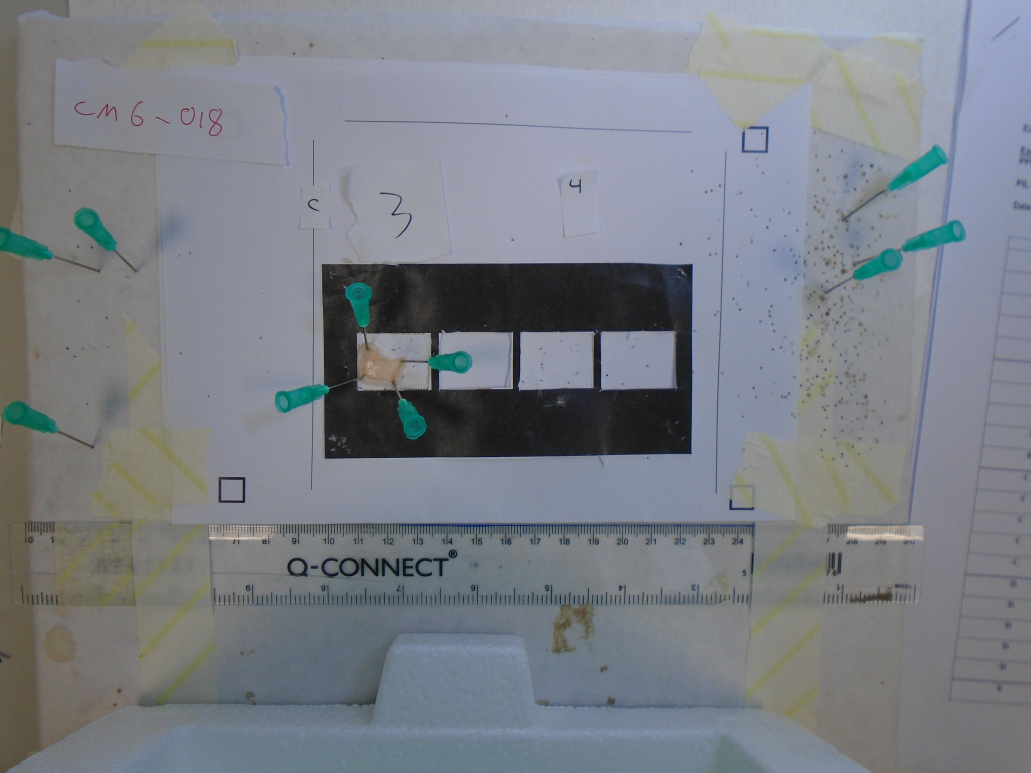
#> input picture data/raw/images/0002.jpg, 5152 x 3864 px (shown at 1/5 size)
$ python -i predictor.py   (imports and definitions only)
#> lines starting #> are read from the running program, lines starting #| are printed output that depends on the picture; after the words box and inside, x2 and y2 are one past the last pixel; in counts of white or black regions, pixels touching at a corner belong together
import cv2
import torch
import numpy as np
from scipy import ndimage
from venomai import preprocess

def get_n_largest_objects(binary_image, n=1, start=1):

    # Connected components
    num_features, labeled_array = cv2.connectedComponents(binary_image.astype('uint8'))

    # Get component sizes
    labels, counts = np.unique(labeled_array, return_counts=True)

    # Sort by component size
    sorted_count_idx = np.argsort(-counts)
    labels = labels[sorted_count_idx]
    counts = counts[sorted_count_idx]

    objects = []
    for i in range(start,n+start):
        if i > len(labels) - 1:
            continue
        objects.append(labeled_array == labels[i])

    return np.array(objects)

def detect_windows(image, input_size=256):

    # Threshold image
    thresholded_image = (image[:,:,0] < (255 / 2)).astype('uint8')

    # Create window mask
    mask = get_n_largest_objects(thresholded_image, n=1)[0]
    mask_filled = ndimage.binary_fill_holes(mask).astype('uint8')
    mask = mask_filled - mask

    # Expand mask slighlty to catch any missing areas.
    struct = ndimage.generate_binary_structure(2,1)
    mask = ndimage.binary_dilation(mask, struct)

    # Find window masks
    window_masks = get_n_largest_objects(mask, n=4, start=1)

    # Find window centers
    centers = np.zeros((len(window_masks),2))
    for i in range(len(window_masks)):
        bbox = ndimage.find_objects(window_masks[i])[0]
        center_x = bbox[0].start + ((bbox[0].stop - bbox[0].start) / 2)
        center_y = bbox[1].start + ((bbox[1].stop - bbox[1].start) / 2)
        centers[i] = [center_x, center_y]
    centers = centers[np.argsort(centers[:,1])].astype(int)

    # Create array of windows
    windows = []
    half_input_size = int(input_size / 2)
    for i in range(4):
        window = image[centers[i,0]-half_input_size:centers[i,0]+half_input_size,
                       centers[i,1]-half_input_size:centers[i,1]+half_input_size]
        windows.append(window)

    windows = np.array(windows)
    return windows

# [47 lines left out: functions predict_windows, predict_image, compute_haemorrhagic_units, not called in this run]

>>> import cv2
>>> picture = cv2.imread('../data/raw/images/0002.jpg')
#> picture is the input picture: shape (3864, 5152, 3); mean B, G, R 134.8, 127.5, 122.8
>>> result = detect_windows(picture)
#> in detect_windows, `thresholded_image = (image[:,:,0] < (255 / 2)).astype('uint8')`:
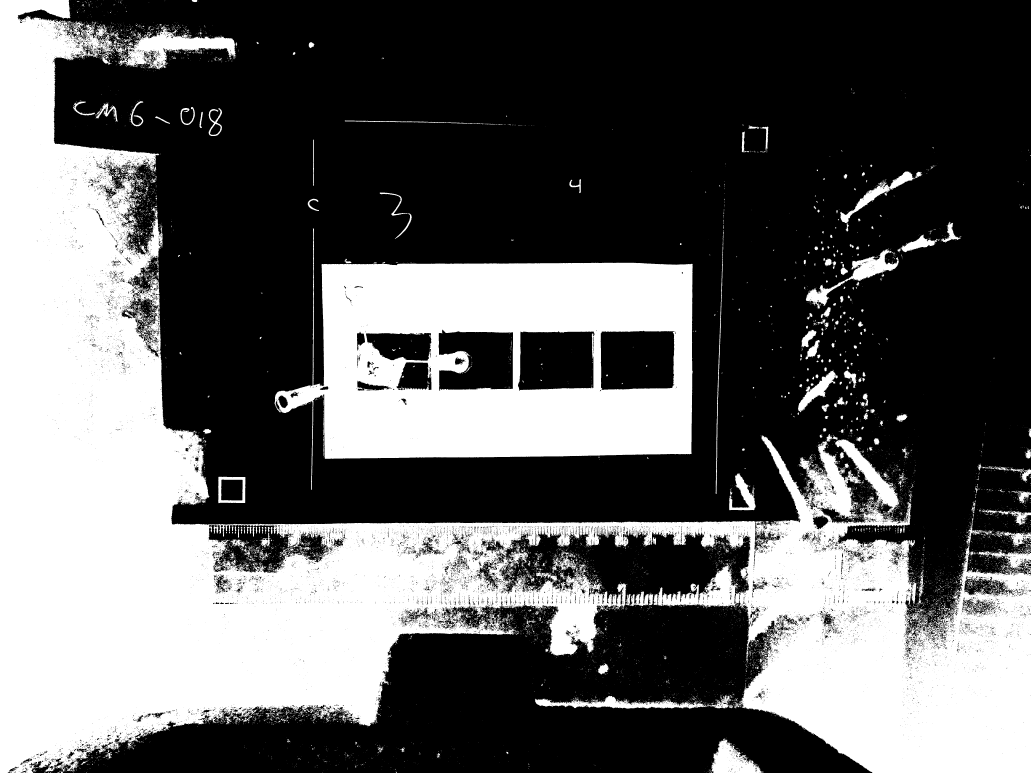
#> thresholded_image: shape (3864, 5152) (shown at 1/5 size); values 0 (black) and 1 (white), 37.1% white; 11700 white regions (10366 under 20 px), largest, box (x1, y1, x2, y2) and area: (0, 0, 5152, 3864) 5553341, (1373, 1142, 3464, 2449) 1436239, (592, 130, 1182, 347) 46759
#> in get_n_largest_objects, `num_features, labeled_array = cv2.connectedComponents(binary_image.ast..`:
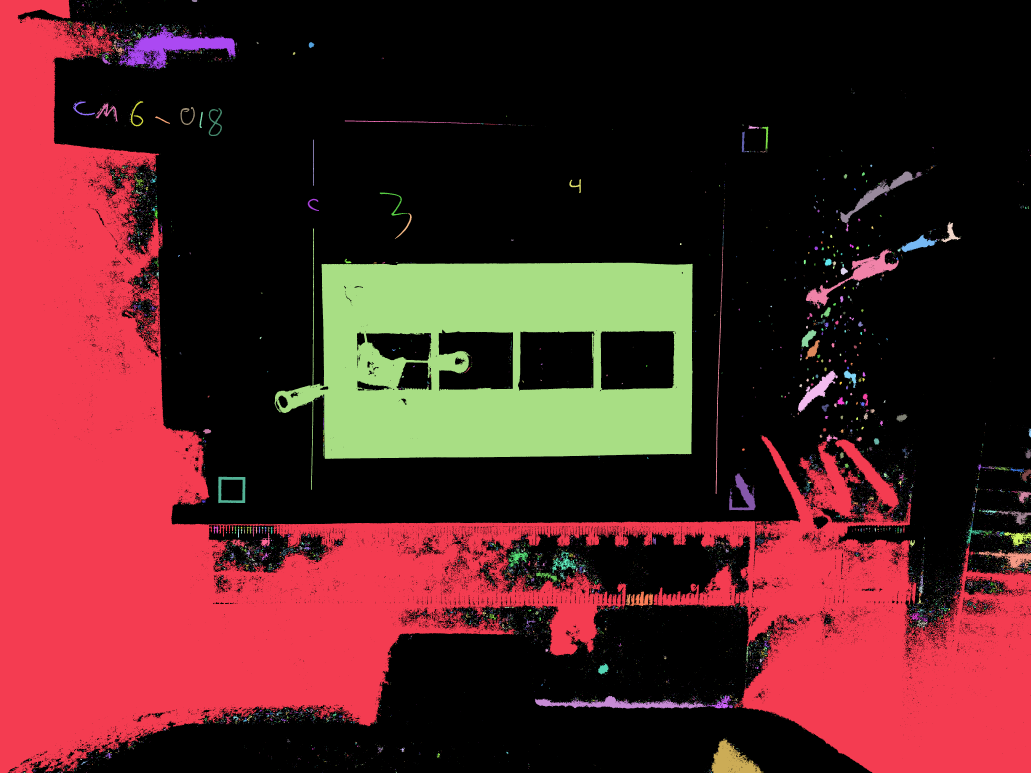
#> labeled_array: shape (3864, 5152) int32 (shown at 1/5 size); 11701 distinct labels, from 0 to 11700; one colour per label, 0 black
#> in get_n_largest_objects, `num_features, labeled_array = cv2.connectedComponents(binary_image.ast..`: num_features = 11701
#> in get_n_largest_objects, `labels, counts = np.unique(labeled_array, return_counts=True)`: labels = 11701 values from 0 to 11700; counts = 11701 values, max 12523751 at index 0, min 1 at index 2, mean 1701.3
#> in get_n_largest_objects, `sorted_count_idx = np.argsort(-counts)`: sorted_count_idx = 11701 values, max 11700 at index 7144, min 0 at index 0, mean 5850
#> in get_n_largest_objects, `labels = labels[sorted_count_idx]`: labels has the same summary as sorted_count_idx
#> in get_n_largest_objects, `counts = counts[sorted_count_idx]`: counts = 11701 values, max 12523751 at index 0, min 1 at index 9090, mean 1701.3
#> after the loop in get_n_largest_objects, `for i in range(start,n+start):`: objects = 1 item
#> in detect_windows, `mask_filled = ndimage.binary_fill_holes(mask).astype('uint8')`:
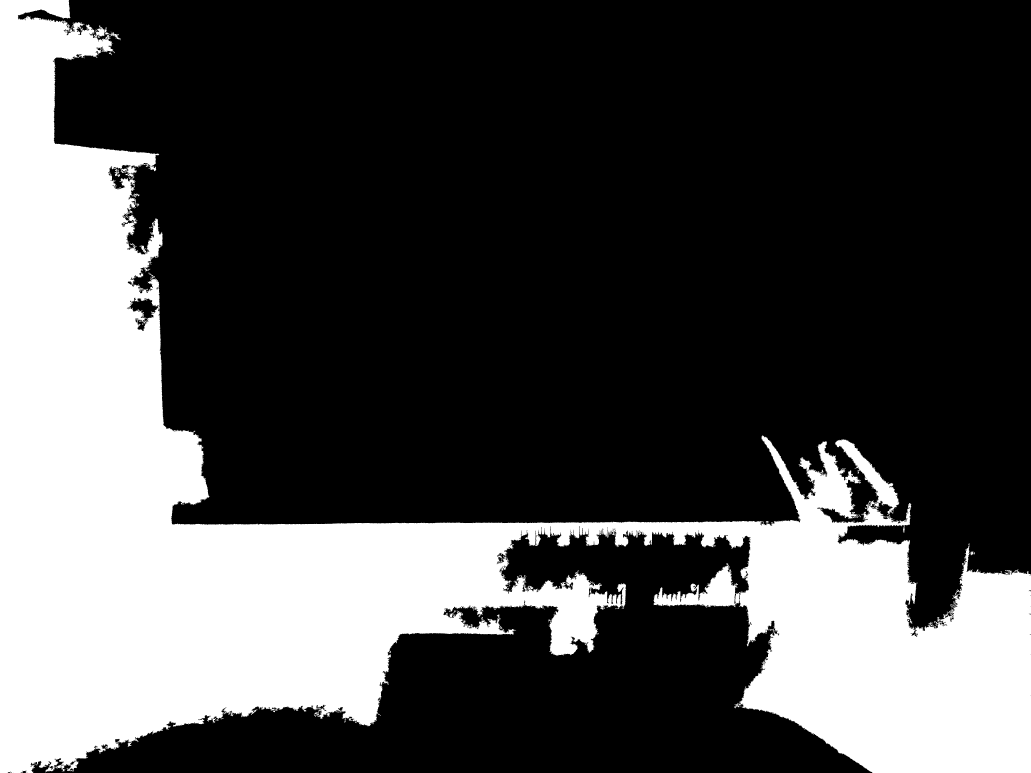
#> mask_filled: shape (3864, 5152) (shown at 1/5 size); values 0 (black) and 1 (white), 29.3% white; 1 white region, box (x1, y1, x2, y2) and area: (0, 0, 5152, 3864) 5834853
#> call 2 of get_n_largest_objects, with n = 4, start = 1
#> in get_n_largest_objects (call 2), `num_features, labeled_array = cv2.connectedComponents(binary_image.ast..`:
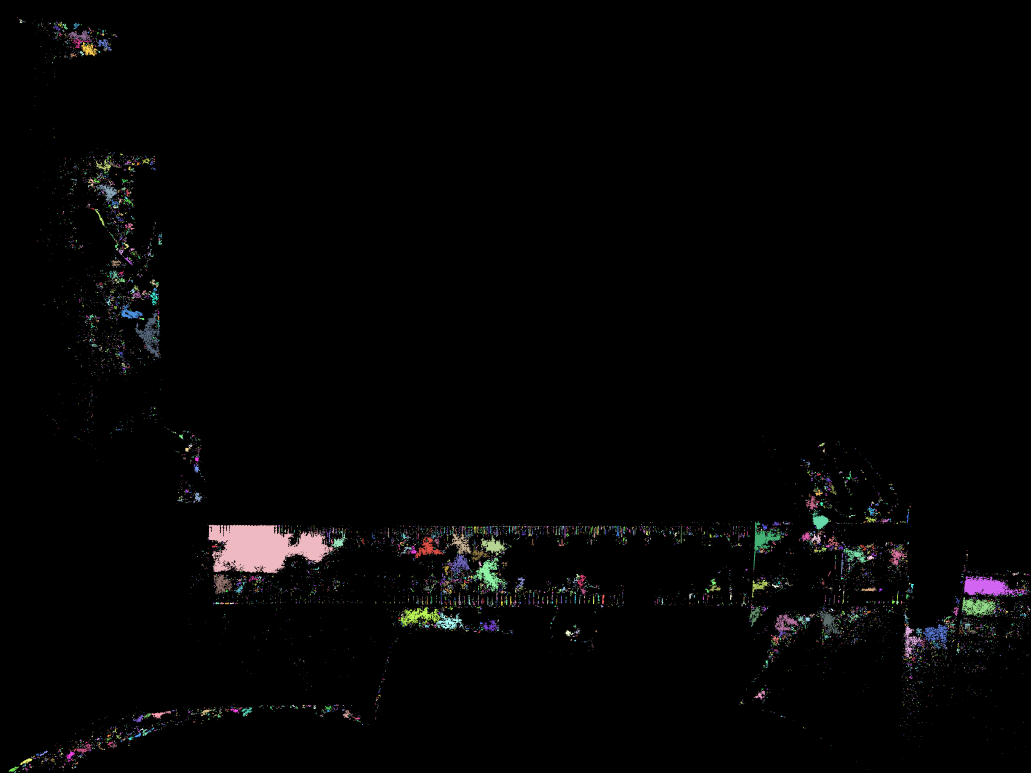
#> labeled_array: shape (3864, 5152) int32 (shown at 1/5 size); 8829 distinct labels, from 0 to 8828; one colour per label, 0 black
#> in get_n_largest_objects (call 2), `num_features, labeled_array = cv2.connectedComponents(binary_image.ast..`: num_features = 8829
#> in get_n_largest_objects (call 2), `labels, counts = np.unique(labeled_array, return_counts=True)`: labels = 8829 values from 0 to 8828; counts = 8829 values, max 19439934 at index 0, min 5 at index 2, mean 2254.8
#> in get_n_largest_objects (call 2), `sorted_count_idx = np.argsort(-counts)`: sorted_count_idx = 8829 values, max 8828 at index 4566, min 0 at index 0, mean 4414
#> in get_n_largest_objects (call 2), `labels = labels[sorted_count_idx]`: labels has the same summary as sorted_count_idx
#> in get_n_largest_objects (call 2), `counts = counts[sorted_count_idx]`: counts = 8829 values, max 19439934 at index 0, min 5 at index 6522, mean 2254.8
#> after the loop in get_n_largest_objects (call 2), `for i in range(start,n+start):`: objects = 4 items
#> in detect_windows, `centers = np.zeros((len(window_masks),2))`: centers = [[0, 0], [0, 0], [0, 0], [0, 0]]
#> the loop in detect_windows, `for i in range(len(window_masks)):` made 4 passes
#> (center_x, center_y) on passes 1 to 4: (2745, 1353.5), (2933, 4976.5), (2874, 2444.5), (1676.5, 735.5)
#> after the loop in detect_windows, `for i in range(len(window_masks)):`: centers = [[2745, 1353.5], [2933, 4976.5], [2874, 2444.5], [1676.5, 735.5]]
#> in detect_windows, `centers = centers[np.argsort(centers[:,1])].astype(int)`: centers = [[1676, 735], [2745, 1353], [2874, 2444], [2933, 4976]]
#> the loop in detect_windows, `for i in range(4):` made 4 passes
#> pass 1, in detect_windows, `window = image[centers[i,0]-half_input_size:centers[i,0]+half_input_si..`:
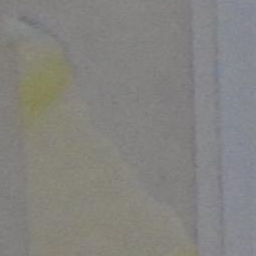
#> window: shape (256, 256, 3); mean B, G, R 127.7, 131, 131.9
#> pass 3, in detect_windows, `window = image[centers[i,0]-half_input_size:centers[i,0]+half_input_si..`:
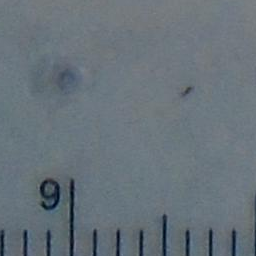
#> window: shape (256, 256, 3); mean B, G, R 122.3, 114.5, 103.8
#> after the loop in detect_windows, `for i in range(4):`: windows = 4 items

$ run again, on data/raw/images/0004.jpg
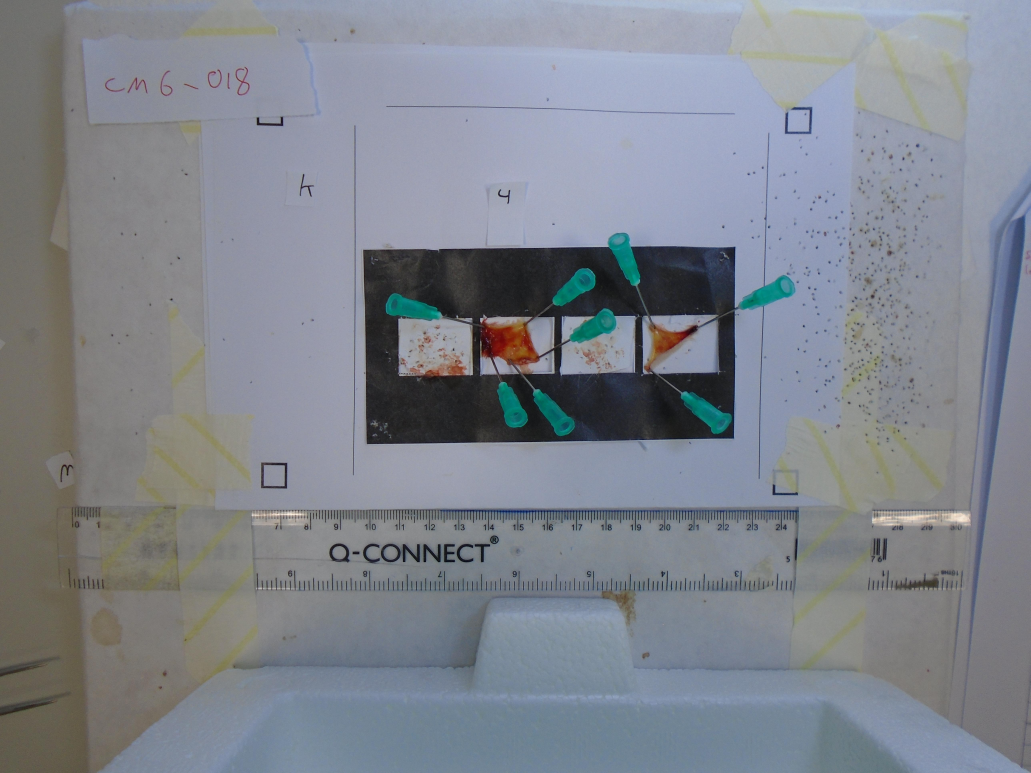
#> input picture data/raw/images/0004.jpg, 5152 x 3864 px (shown at 1/5 size)
#> picture is the input picture: shape (3864, 5152, 3); mean B, G, R 141.5, 132.7, 127.7
#> thresholded_image: shape (3864, 5152); values 0 (black) and 1 (white), 28.1% white; 12691 white regions (11155 under 20 px), largest, box (x1, y1, x2, y2) and area: (0, 0, 1711, 3864) 2823963, (1815, 1189, 3852, 2221) 1486039, (3951, 1080, 5152, 3861) 545227
#> in get_n_largest_objects, `num_features, labeled_array = cv2.connectedComponents(binary_image.ast..`:
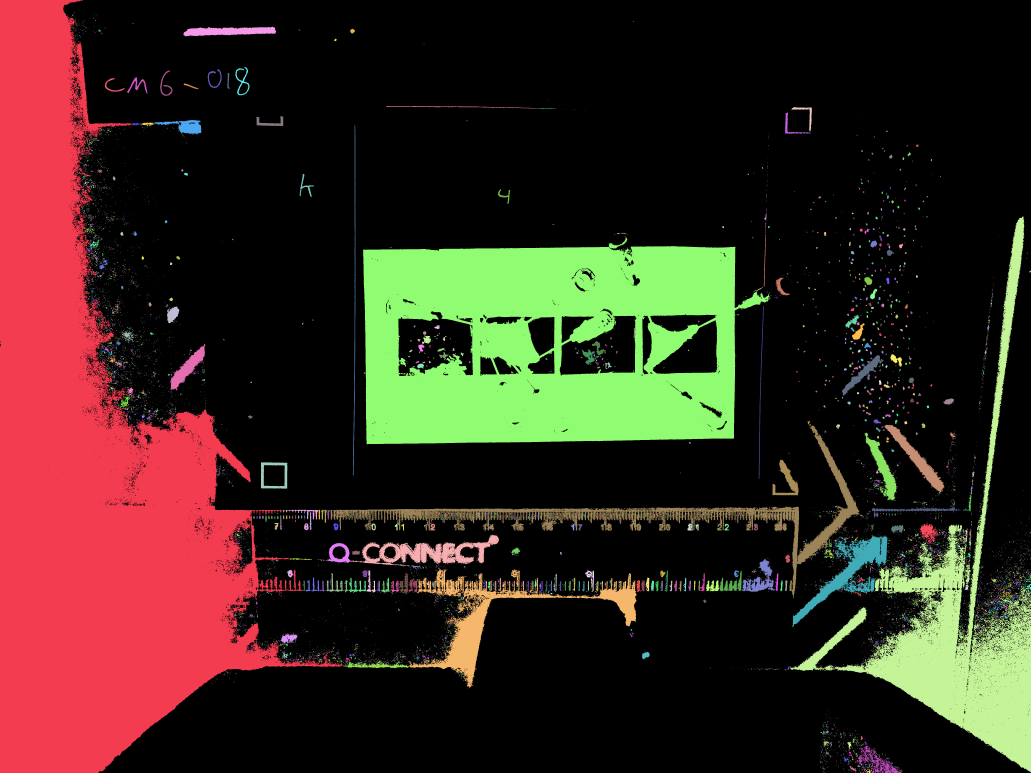
#> labeled_array: shape (3864, 5152) int32 (shown at 1/5 size); 12692 distinct labels, from 0 to 12691; one colour per label, 0 black
#> num_features = 12692
#> in get_n_largest_objects, `labels, counts = np.unique(labeled_array, return_counts=True)`: labels = 12692 values from 0 to 12691; counts = 12692 values, max 14308937 at index 0, min 1 at index 3, mean 1568.5
#> sorted_count_idx = 12692 values, max 12691 at index 6244, min 0 at index 0, mean 6345.5
#> in get_n_largest_objects, `labels = labels[sorted_count_idx]`: labels has the same summary as sorted_count_idx
#> in get_n_largest_objects, `counts = counts[sorted_count_idx]`: counts = 12692 values, max 14308937 at index 0, min 1 at index 9637, mean 1568.5
#> after the loop in get_n_largest_objects, `for i in range(start,n+start):`: objects = 1 item
#> mask_filled: shape (3864, 5152); values 0 (black) and 1 (white), 14.5% white; 1 white region, box (x1, y1, x2, y2) and area: (0, 0, 1711, 3864) 2881528
#> labeled_array: shape (3864, 5152) int32; 2059 distinct labels, from 0 to 2058
#> in detect_windows, `centers = np.zeros((len(window_masks),2))`: centers = [[0, 0], [0, 0], [0, 0], [0, 0]]
#> the loop in detect_windows, `for i in range(len(window_masks)):` made 4 passes
#> (center_x, center_y) on passes 1 to 4: (2733, 1198), (482.5, 381.5), (297.5, 376.5), (609.5, 392)
#> after the loop in detect_windows, `for i in range(len(window_masks)):`: centers = [[2733, 1198], [482.5, 381.5], [297.5, 376.5], [609.5, 392]]
#> in detect_windows, `centers = centers[np.argsort(centers[:,1])].astype(int)`: centers = [[297, 376], [482, 381], [609, 392], [2733, 1198]]
#> the loop in detect_windows, `for i in range(4):` made 4 passes
#> pass 3, in detect_windows, `window = image[centers[i,0]-half_input_size:centers[i,0]+half_input_si..`:
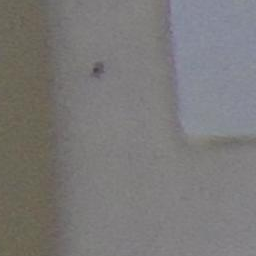
#> window: shape (256, 256, 3); mean B, G, R 120.4, 121, 122.8
#> after the loop in detect_windows, `for i in range(4):`: windows = 4 items
